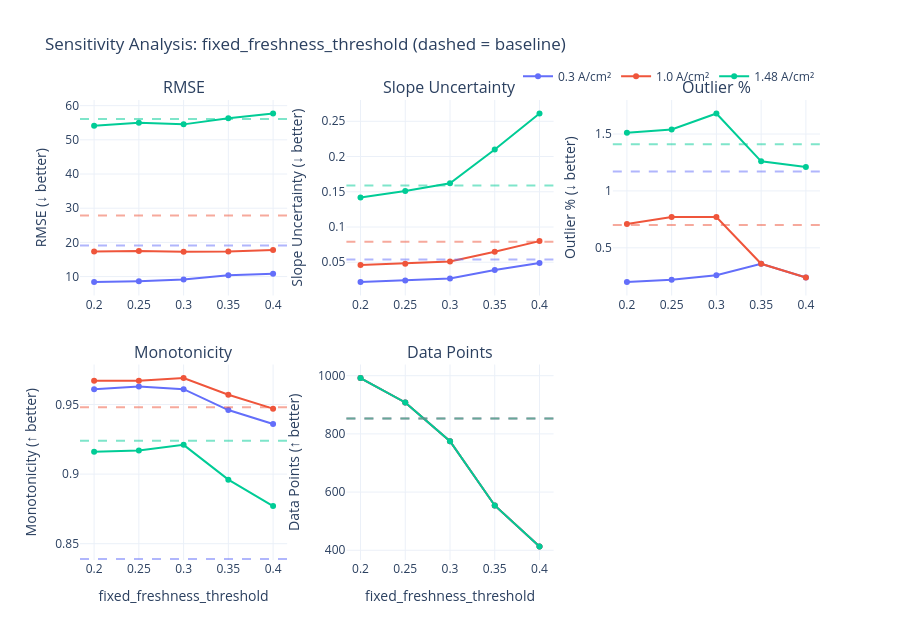
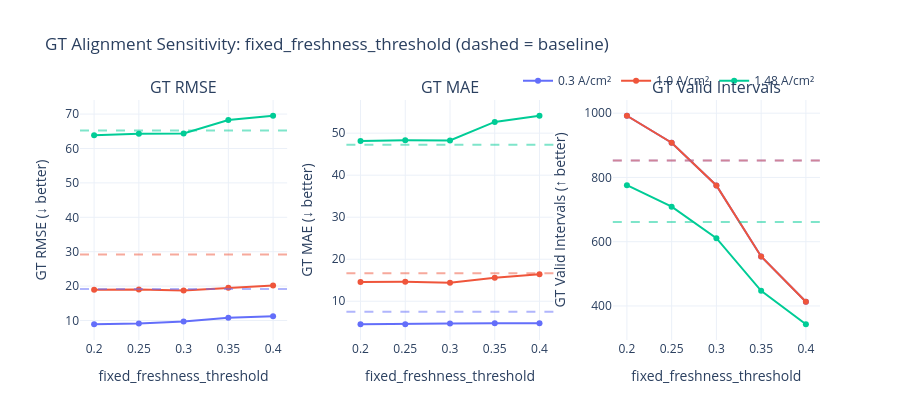

The cell these charts' notebook holds for them, in order:
### Code cell
# =============================================================================
# Cell 10: Plot fixed_freshness_threshold results + GT table
# =============================================================================

fig_ratio = plot_sensitivity_results(
    results_target_ratio,
    "fixed_freshness_threshold",
    baseline_metrics,
    "(dashed = baseline)",
)

fig_ratio_gt = plot_gt_sensitivity(
    results_target_ratio,
    "fixed_freshness_threshold",
    baseline_gt_metrics,
    "(dashed = baseline)",
)

gt_table_ratio = summarize_gt_table(results_target_ratio, "fixed_freshness_threshold")
display(gt_table_ratio.head(15))

if SAVE_PLOTS:
    fig_ratio.write_html(PLOTS_OUTPUT_DIR / "sensitivity_fixed_freshness_threshold_core.html")
    fig_ratio_gt.write_html(PLOTS_OUTPUT_DIR / "sensitivity_fixed_freshness_threshold_gt.html")
    print("Saved fixed_freshness_threshold plots.")

### Figure 1 — Plotly figure (JSON) as saved in the notebook; plotly's stock layout.template omitted (floating-point values rounded to 4 significant figures)
{"data": [{"legendgroup": "0.3", "line": {"color": "#636EFA"}, "mode": "lines+markers", "name": "0.3 A/cm²", "showlegend": true, "type": "scatter", "x": [0.2, 0.25, 0.3, 0.35, 0.4], "xaxis": "x", "y": [8.419, 8.642, 9.153, 10.37, 10.83], "yaxis": "y"}, {"legendgroup": "1.0", "line": {"color": "#EF553B"}, "mode": "lines+markers", "name": "1.0 A/cm²", "showlegend": true, "type": "scatter", "x": [0.2, 0.25, 0.3, 0.35, 0.4], "xaxis": "x", "y": [17.32, 17.5, 17.27, 17.35, 17.77], "yaxis": "y"}, {"legendgroup": "1.48", "line": {"color": "#00CC96"}, "mode": "lines+markers", "name": "1.48 A/cm²", "showlegend": true, "type": "scatter", "x": [0.2, 0.25, 0.3, 0.35, 0.4], "xaxis": "x", "y": [54.11, 55.03, 54.53, 56.29, 57.7], "yaxis": "y"}, {"legendgroup": "0.3", "line": {"color": "#636EFA"}, "mode": "lines+markers", "name": "0.3 A/cm²", "showlegend": false, "type": "scatter", "x": [0.2, 0.25, 0.3, 0.35, 0.4], "xaxis": "x2", "y": [0.022, 0.024, 0.027, 0.039, 0.049], "yaxis": "y2"}, {"legendgroup": "1.0", "line": {"color": "#EF553B"}, "mode": "lines+markers", "name": "1.0 A/cm²", "showlegend": false, "type": "scatter", "x": [0.2, 0.25, 0.3, 0.35, 0.4], "xaxis": "x2", "y": [0.046, 0.048, 0.051, 0.065, 0.08], "yaxis": "y2"}, {"legendgroup": "1.48", "line": {"color": "#00CC96"}, "mode": "lines+markers", "name": "1.48 A/cm²", "showlegend": false, "type": "scatter", "x": [0.2, 0.25, 0.3, 0.35, 0.4], "xaxis": "x2", "y": [0.142, 0.151, 0.162, 0.21, 0.261], "yaxis": "y2"}, {"legendgroup": "0.3", "line": {"color": "#636EFA"}, "mode": "lines+markers", "name": "0.3 A/cm²", "showlegend": false, "type": "scatter", "x": [0.2, 0.25, 0.3, 0.35, 0.4], "xaxis": "x3", "y": [0.2, 0.22, 0.26, 0.36, 0.24], "yaxis": "y3"}, {"legendgroup": "1.0", "line": {"color": "#EF553B"}, "mode": "lines+markers", "name": "1.0 A/cm²", "showlegend": false, "type": "scatter", "x": [0.2, 0.25, 0.3, 0.35, 0.4], "xaxis": "x3", "y": [0.71, 0.77, 0.77, 0.36, 0.24], "yaxis": "y3"}, {"legendgroup": "1.48", "line": {"color": "#00CC96"}, "mode": "lines+markers", "name": "1.48 A/cm²", "showlegend": false, "type": "scatter", "x": [0.2, 0.25, 0.3, 0.35, 0.4], "xaxis": "x3", "y": [1.51, 1.54, 1.68, 1.26, 1.21], "yaxis": "y3"}, {"legendgroup": "0.3", "line": {"color": "#636EFA"}, "mode": "lines+markers", "name": "0.3 A/cm²", "showlegend": false, "type": "scatter", "x": [0.2, 0.25, 0.3, 0.35, 0.4], "xaxis": "x4", "y": [0.961, 0.963, 0.961, 0.946, 0.936], "yaxis": "y4"}, {"legendgroup": "1.0", "line": {"color": "#EF553B"}, "mode": "lines+markers", "name": "1.0 A/cm²", "showlegend": false, "type": "scatter", "x": [0.2, 0.25, 0.3, 0.35, 0.4], "xaxis": "x4", "y": [0.967, 0.967, 0.969, 0.957, 0.947], "yaxis": "y4"}, {"legendgroup": "1.48", "line": {"color": "#00CC96"}, "mode": "lines+markers", "name": "1.48 A/cm²", "showlegend": false, "type": "scatter", "x": [0.2, 0.25, 0.3, 0.35, 0.4], "xaxis": "x4", "y": [0.916, 0.917, 0.921, 0.896, 0.877], "yaxis": "y4"}, {"legendgroup": "0.3", "line": {"color": "#636EFA"}, "mode": "lines+markers", "name": "0.3 A/cm²", "showlegend": false, "type": "scatter", "x": [0.2, 0.25, 0.3, 0.35, 0.4], "xaxis": "x5", "y": [992, 908, 775, 554, 413], "yaxis": "y5"}, {"legendgroup": "1.0", "line": {"color": "#EF553B"}, "mode": "lines+markers", "name": "1.0 A/cm²", "showlegend": false, "type": "scatter", "x": [0.2, 0.25, 0.3, 0.35, 0.4], "xaxis": "x5", "y": [992, 908, 775, 554, 413], "yaxis": "y5"}, {"legendgroup": "1.48", "line": {"color": "#00CC96"}, "mode": "lines+markers", "name": "1.48 A/cm²", "showlegend": false, "type": "scatter", "x": [0.2, 0.25, 0.3, 0.35, 0.4], "xaxis": "x5", "y": [992, 908, 775, 554, 413], "yaxis": "y5"}], "layout": {"annotations": [{"font": {"size": 16}, "showarrow": false, "text": "RMSE", "x": 0.14, "xanchor": "center", "xref": "paper", "y": 1, "yanchor": "bottom", "yref": "paper"}, {"font": {"size": 16}, "showarrow": false, "text": "Slope Uncertainty", "x": 0.5, "xanchor": "center", "xref": "paper", "y": 1, "yanchor": "bottom", "yref": "paper"}, {"font": {"size": 16}, "showarrow": false, "text": "Outlier %", "x": 0.86, "xanchor": "center", "xref": "paper", "y": 1, "yanchor": "bottom", "yref": "paper"}, {"font": {"size": 16}, "showarrow": false, "text": "Monotonicity", "x": 0.14, "xanchor": "center", "xref": "paper", "y": 0.425, "yanchor": "bottom", "yref": "paper"}, {"font": {"size": 16}, "showarrow": false, "text": "Data Points", "x": 0.5, "xanchor": "center", "xref": "paper", "y": 0.425, "yanchor": "bottom", "yref": "paper"}], "height": 640, "legend": {"orientation": "h", "x": 1, "xanchor": "right", "y": 1.02, "yanchor": "bottom"}, "shapes": [{"line": {"color": "#636EFA", "dash": "dash"}, "opacity": 0.5, "type": "line", "x0": 0, "x1": 1, "xref": "x domain", "y0": 19.11, "y1": 19.11, "yref": "y"}, {"line": {"color": "#EF553B", "dash": "dash"}, "opacity": 0.5, "type": "line", "x0": 0, "x1": 1, "xref": "x domain", "y0": 27.88, "y1": 27.88, "yref": "y"}, {"line": {"color": "#00CC96", "dash": "dash"}, "opacity": 0.5, "type": "line", "x0": 0, "x1": 1, "xref": "x domain", "y0": 56.07, "y1": 56.07, "yref": "y"}, {"line": {"color": "#636EFA", "dash": "dash"}, "opacity": 0.5, "type": "line", "x0": 0, "x1": 1, "xref": "x2 domain", "y0": 0.054, "y1": 0.054, "yref": "y2"}, {"line": {"color": "#EF553B", "dash": "dash"}, "opacity": 0.5, "type": "line", "x0": 0, "x1": 1, "xref": "x2 domain", "y0": 0.079, "y1": 0.079, "yref": "y2"}, {"line": {"color": "#00CC96", "dash": "dash"}, "opacity": 0.5, "type": "line", "x0": 0, "x1": 1, "xref": "x2 domain", "y0": 0.159, "y1": 0.159, "yref": "y2"}, {"line": {"color": "#636EFA", "dash": "dash"}, "opacity": 0.5, "type": "line", "x0": 0, "x1": 1, "xref": "x3 domain", "y0": 1.17, "y1": 1.17, "yref": "y3"}, {"line": {"color": "#EF553B", "dash": "dash"}, "opacity": 0.5, "type": "line", "x0": 0, "x1": 1, "xref": "x3 domain", "y0": 0.7, "y1": 0.7, "yref": "y3"}, {"line": {"color": "#00CC96", "dash": "dash"}, "opacity": 0.5, "type": "line", "x0": 0, "x1": 1, "xref": "x3 domain", "y0": 1.41, "y1": 1.41, "yref": "y3"}, {"line": {"color": "#636EFA", "dash": "dash"}, "opacity": 0.5, "type": "line", "x0": 0, "x1": 1, "xref": "x4 domain", "y0": 0.839, "y1": 0.839, "yref": "y4"}, {"line": {"color": "#EF553B", "dash": "dash"}, "opacity": 0.5, "type": "line", "x0": 0, "x1": 1, "xref": "x4 domain", "y0": 0.948, "y1": 0.948, "yref": "y4"}, {"line": {"color": "#00CC96", "dash": "dash"}, "opacity": 0.5, "type": "line", "x0": 0, "x1": 1, "xref": "x4 domain", "y0": 0.924, "y1": 0.924, "yref": "y4"}, {"line": {"color": "#636EFA", "dash": "dash"}, "opacity": 0.5, "type": "line", "x0": 0, "x1": 1, "xref": "x5 domain", "y0": 853, "y1": 853, "yref": "y5"}, {"line": {"color": "#EF553B", "dash": "dash"}, "opacity": 0.5, "type": "line", "x0": 0, "x1": 1, "xref": "x5 domain", "y0": 853, "y1": 853, "yref": "y5"}, {"line": {"color": "#00CC96", "dash": "dash"}, "opacity": 0.5, "type": "line", "x0": 0, "x1": 1, "xref": "x5 domain", "y0": 853, "y1": 853, "yref": "y5"}], "title": {"text": "Sensitivity Analysis: fixed_freshness_threshold (dashed = baseline)"}, "xaxis": {"anchor": "y", "domain": [0, 0.28]}, "xaxis2": {"anchor": "y2", "domain": [0.36, 0.64]}, "xaxis3": {"anchor": "y3", "domain": [0.72, 1]}, "xaxis4": {"anchor": "y4", "domain": [0, 0.28], "title": {"text": "fixed_freshness_threshold"}}, "xaxis5": {"anchor": "y5", "domain": [0.36, 0.64], "title": {"text": "fixed_freshness_threshold"}}, "xaxis6": {"anchor": "y6", "domain": [0.72, 1], "title": {"text": "fixed_freshness_threshold"}}, "yaxis": {"anchor": "x", "domain": [0.575, 1], "title": {"text": "RMSE (↓ better)"}}, "yaxis2": {"anchor": "x2", "domain": [0.575, 1], "title": {"text": "Slope Uncertainty (↓ better)"}}, "yaxis3": {"anchor": "x3", "domain": [0.575, 1], "title": {"text": "Outlier % (↓ better)"}}, "yaxis4": {"anchor": "x4", "domain": [0, 0.425], "title": {"text": "Monotonicity (↑ better)"}}, "yaxis5": {"anchor": "x5", "domain": [0, 0.425], "title": {"text": "Data Points (↑ better)"}}, "yaxis6": {"anchor": "x6", "domain": [0, 0.425]}}}

### Figure 2 — Plotly figure (JSON) as saved in the notebook; plotly's stock layout.template omitted (floating-point values rounded to 4 significant figures)
{"data": [{"legendgroup": "gt_0.3", "line": {"color": "#636EFA"}, "mode": "lines+markers", "name": "0.3 A/cm²", "showlegend": true, "type": "scatter", "x": [0.2, 0.25, 0.3, 0.35, 0.4], "xaxis": "x", "y": [8.919, 9.163, 9.7, 10.8, 11.24], "yaxis": "y"}, {"legendgroup": "gt_1.0", "line": {"color": "#EF553B"}, "mode": "lines+markers", "name": "1.0 A/cm²", "showlegend": true, "type": "scatter", "x": [0.2, 0.25, 0.3, 0.35, 0.4], "xaxis": "x", "y": [18.93, 19.04, 18.73, 19.5, 20.19], "yaxis": "y"}, {"legendgroup": "gt_1.48", "line": {"color": "#00CC96"}, "mode": "lines+markers", "name": "1.48 A/cm²", "showlegend": true, "type": "scatter", "x": [0.2, 0.25, 0.3, 0.35, 0.4], "xaxis": "x", "y": [63.82, 64.25, 64.34, 68.27, 69.51], "yaxis": "y"}, {"legendgroup": "gt_0.3", "line": {"color": "#636EFA"}, "mode": "lines+markers", "name": "0.3 A/cm²", "showlegend": false, "type": "scatter", "x": [0.2, 0.25, 0.3, 0.35, 0.4], "xaxis": "x2", "y": [4.524, 4.543, 4.686, 4.789, 4.783], "yaxis": "y2"}, {"legendgroup": "gt_1.0", "line": {"color": "#EF553B"}, "mode": "lines+markers", "name": "1.0 A/cm²", "showlegend": false, "type": "scatter", "x": [0.2, 0.25, 0.3, 0.35, 0.4], "xaxis": "x2", "y": [14.59, 14.62, 14.42, 15.58, 16.4], "yaxis": "y2"}, {"legendgroup": "gt_1.48", "line": {"color": "#00CC96"}, "mode": "lines+markers", "name": "1.48 A/cm²", "showlegend": false, "type": "scatter", "x": [0.2, 0.25, 0.3, 0.35, 0.4], "xaxis": "x2", "y": [48.11, 48.29, 48.27, 52.67, 54.14], "yaxis": "y2"}, {"legendgroup": "gt_0.3", "line": {"color": "#636EFA"}, "mode": "lines+markers", "name": "0.3 A/cm²", "showlegend": false, "type": "scatter", "x": [0.2, 0.25, 0.3, 0.35, 0.4], "xaxis": "x3", "y": [992, 908, 775, 554, 413], "yaxis": "y3"}, {"legendgroup": "gt_1.0", "line": {"color": "#EF553B"}, "mode": "lines+markers", "name": "1.0 A/cm²", "showlegend": false, "type": "scatter", "x": [0.2, 0.25, 0.3, 0.35, 0.4], "xaxis": "x3", "y": [992, 908, 775, 554, 413], "yaxis": "y3"}, {"legendgroup": "gt_1.48", "line": {"color": "#00CC96"}, "mode": "lines+markers", "name": "1.48 A/cm²", "showlegend": false, "type": "scatter", "x": [0.2, 0.25, 0.3, 0.35, 0.4], "xaxis": "x3", "y": [776, 709, 611, 447, 343], "yaxis": "y3"}], "layout": {"annotations": [{"font": {"size": 16}, "showarrow": false, "text": "GT RMSE", "x": 0.14, "xanchor": "center", "xref": "paper", "y": 1, "yanchor": "bottom", "yref": "paper"}, {"font": {"size": 16}, "showarrow": false, "text": "GT MAE", "x": 0.5, "xanchor": "center", "xref": "paper", "y": 1, "yanchor": "bottom", "yref": "paper"}, {"font": {"size": 16}, "showarrow": false, "text": "GT Valid Intervals", "x": 0.86, "xanchor": "center", "xref": "paper", "y": 1, "yanchor": "bottom", "yref": "paper"}], "height": 420, "legend": {"orientation": "h", "x": 1, "xanchor": "right", "y": 1.02, "yanchor": "bottom"}, "shapes": [{"line": {"color": "#636EFA", "dash": "dash"}, "opacity": 0.5, "type": "line", "x0": 0, "x1": 1, "xref": "x domain", "y0": 19.18, "y1": 19.18, "yref": "y"}, {"line": {"color": "#EF553B", "dash": "dash"}, "opacity": 0.5, "type": "line", "x0": 0, "x1": 1, "xref": "x domain", "y0": 29.22, "y1": 29.22, "yref": "y"}, {"line": {"color": "#00CC96", "dash": "dash"}, "opacity": 0.5, "type": "line", "x0": 0, "x1": 1, "xref": "x domain", "y0": 65.24, "y1": 65.24, "yref": "y"}, {"line": {"color": "#636EFA", "dash": "dash"}, "opacity": 0.5, "type": "line", "x0": 0, "x1": 1, "xref": "x2 domain", "y0": 7.492, "y1": 7.492, "yref": "y2"}, {"line": {"color": "#EF553B", "dash": "dash"}, "opacity": 0.5, "type": "line", "x0": 0, "x1": 1, "xref": "x2 domain", "y0": 16.65, "y1": 16.65, "yref": "y2"}, {"line": {"color": "#00CC96", "dash": "dash"}, "opacity": 0.5, "type": "line", "x0": 0, "x1": 1, "xref": "x2 domain", "y0": 47.23, "y1": 47.23, "yref": "y2"}, {"line": {"color": "#636EFA", "dash": "dash"}, "opacity": 0.5, "type": "line", "x0": 0, "x1": 1, "xref": "x3 domain", "y0": 853, "y1": 853, "yref": "y3"}, {"line": {"color": "#EF553B", "dash": "dash"}, "opacity": 0.5, "type": "line", "x0": 0, "x1": 1, "xref": "x3 domain", "y0": 853, "y1": 853, "yref": "y3"}, {"line": {"color": "#00CC96", "dash": "dash"}, "opacity": 0.5, "type": "line", "x0": 0, "x1": 1, "xref": "x3 domain", "y0": 661, "y1": 661, "yref": "y3"}], "title": {"text": "GT Alignment Sensitivity: fixed_freshness_threshold (dashed = baseline)"}, "xaxis": {"anchor": "y", "domain": [0, 0.28], "title": {"text": "fixed_freshness_threshold"}}, "xaxis2": {"anchor": "y2", "domain": [0.36, 0.64], "title": {"text": "fixed_freshness_threshold"}}, "xaxis3": {"anchor": "y3", "domain": [0.72, 1], "title": {"text": "fixed_freshness_threshold"}}, "yaxis": {"anchor": "x", "domain": [0, 1], "title": {"text": "GT RMSE (↓ better)"}}, "yaxis2": {"anchor": "x2", "domain": [0, 1], "title": {"text": "GT MAE (↓ better)"}}, "yaxis3": {"anchor": "x3", "domain": [0, 1], "title": {"text": "GT Valid Intervals (↑ better)"}}}}
